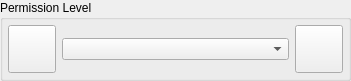
<?xml version="1.0" encoding="UTF-8"?>
<ui version="4.0">
 <class>PermissionWidgetUi</class>
 <widget class="QWidget" name="PermissionWidgetUi">
  <property name="geometry">
   <rect>
    <x>0</x>
    <y>0</y>
    <width>351</width>
    <height>72</height>
   </rect>
  </property>
  <property name="windowTitle">
   <string>Form</string>
  </property>
  <layout class="QGridLayout" name="gridLayout">
   <property name="leftMargin">
    <number>0</number>
   </property>
   <property name="topMargin">
    <number>0</number>
   </property>
   <property name="rightMargin">
    <number>0</number>
   </property>
   <property name="bottomMargin">
    <number>0</number>
   </property>
   <property name="spacing">
    <number>0</number>
   </property>
   <item row="0" column="0">
    <widget class="QGroupBox" name="m_PermissionGroupBox">
     <property name="title">
      <string>Permission Level</string>
     </property>
     <layout class="QHBoxLayout" name="horizontalLayout">
      <property name="leftMargin">
       <number>5</number>
      </property>
      <property name="topMargin">
       <number>5</number>
      </property>
      <property name="rightMargin">
       <number>5</number>
      </property>
      <property name="bottomMargin">
       <number>5</number>
      </property>
      <item>
       <widget class="VxPushButton" name="m_PermissionButton">
        <property name="minimumSize">
         <size>
          <width>48</width>
          <height>48</height>
         </size>
        </property>
        <property name="maximumSize">
         <size>
          <width>48</width>
          <height>48</height>
         </size>
        </property>
        <property name="text">
         <string/>
        </property>
        <property name="iconSize">
         <size>
          <width>48</width>
          <height>48</height>
         </size>
        </property>
       </widget>
      </item>
      <item>
       <widget class="QComboBox" name="m_PermissionComboBox"/>
      </item>
      <item>
       <widget class="VxPushButton" name="m_InfoButton">
        <property name="minimumSize">
         <size>
          <width>48</width>
          <height>48</height>
         </size>
        </property>
        <property name="maximumSize">
         <size>
          <width>48</width>
          <height>48</height>
         </size>
        </property>
        <property name="text">
         <string/>
        </property>
        <property name="iconSize">
         <size>
          <width>48</width>
          <height>48</height>
         </size>
        </property>
       </widget>
      </item>
     </layout>
    </widget>
   </item>
  </layout>
 </widget>
 <customwidgets>
  <customwidget>
   <class>VxPushButton</class>
   <extends>QPushButton</extends>
   <header location="global">VxPushButton.h</header>
  </customwidget>
 </customwidgets>
 <resources/>
 <connections/>
</ui>
